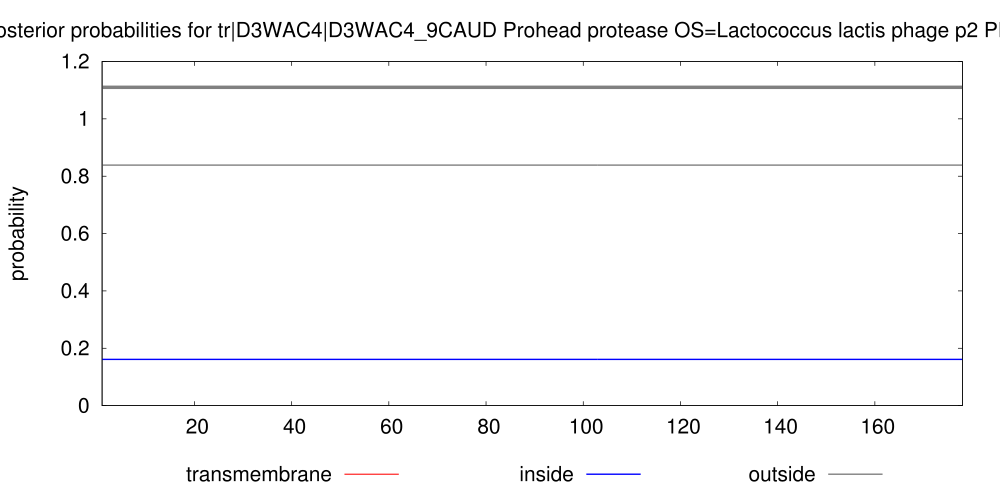

This chart was generated by the following gnuplot code:
set arrow from 1,1.11 to 178,1.11 nohead lt 9 lw 10
set key below
set title "TMHMM posterior probabilities for tr|D3WAC4|D3WAC4_9CAUD Prohead protease OS=Lactococcus lactis phage p2 PE=4 SV=1 ORF=5"
set yrange [0:1.2]
set size 2., 1.4
#set xlabel "position"
set ylabel "probability"
set xrange [1:178]
# Make the ps plot
set term postscript eps color solid "Helvetica" 30
set output "./TMHMM_9908/tr_D3WAC4_D3WAC4_9CAUD.eps"
plot "./TMHMM_9908/tr_D3WAC4_D3WAC4_9CAUD.plp" using 1:4 title "transmembrane" with impulses lt 1 lw 3, \
"" using 1:3 title "inside" with line lt 3 lw 4, \
"" using 1:5 title "outside" with line lt 9 lw 4
exit
